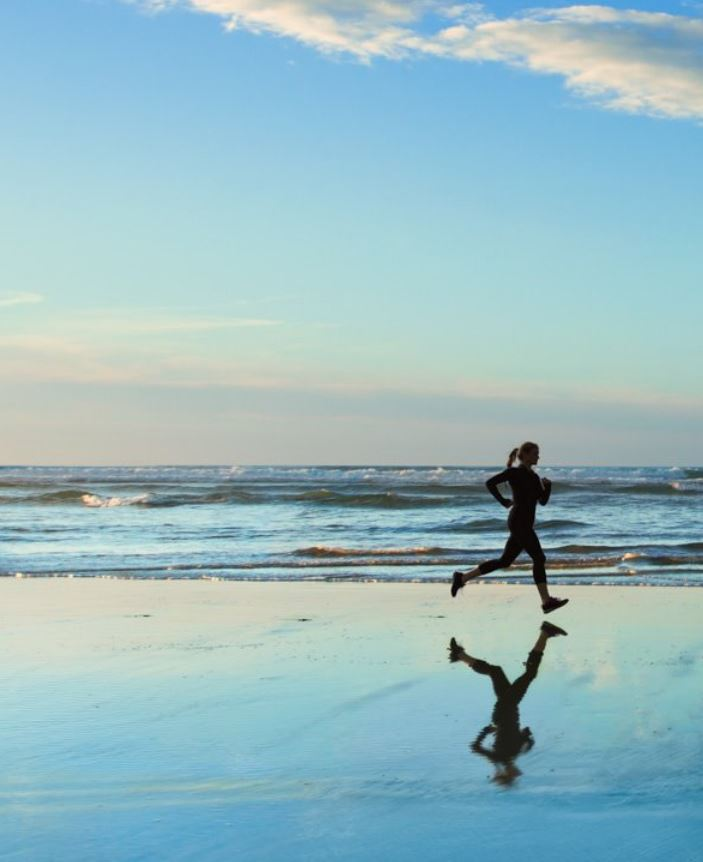
//> input picture OpenCV-C++/Code/10_Mask/picture.jpg, 703 x 862 px
$ ./Project_10   (built with g++ and OpenCV 4)
//> lines starting //> are read from the running program, lines starting //| are printed output that depends on the picture
#include<iostream>
#include<opencv2/opencv.hpp>
#include<opencv2/highgui/highgui.hpp>

using namespace std;
using namespace cv;

int main()
{
	Mat img = imread("picture.jpg");
//> img is the input picture: 862 rows x 703 cols, CV_8UC3; mean B, G, R 194.2, 186.9, 151.2
	if (img.empty())
	{
		cout << "Fail to open!" << endl;
		return -1;
	}

	//创建边框
	Mat mask = Mat::zeros(Size(img.cols, img.rows), CV_8UC3);
	Rect rect(100, 100, 300, 300);
	mask(rect) = Scalar(255, 255, 255);

	Mat res1;
	min(mask, img, res1);
	imshow("抠图结果", res1);
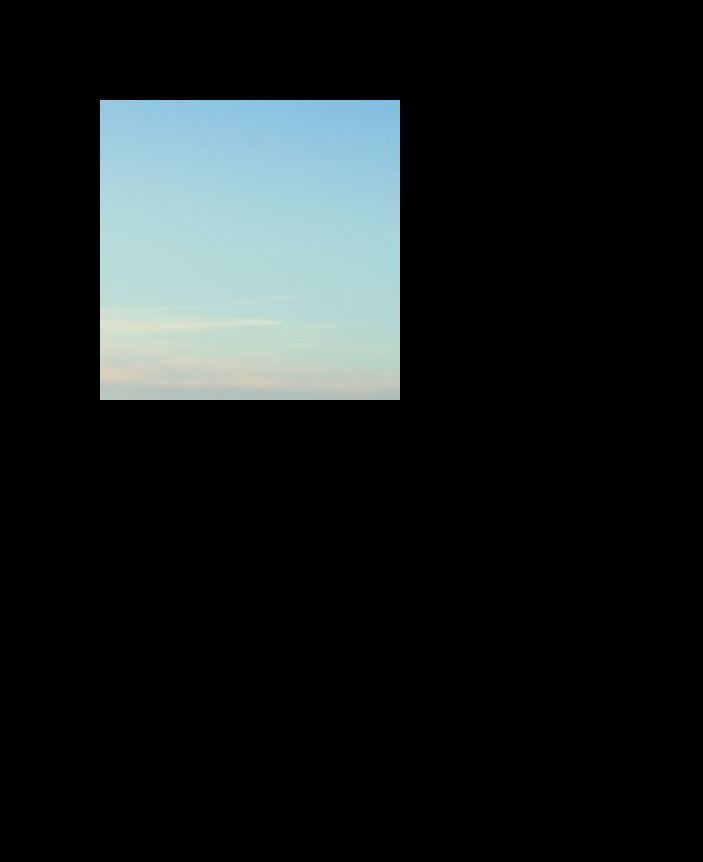
//> window '抠图结果': 862 rows x 703 cols, CV_8UC3; mean B, G, R 31.7, 31.2, 26

	//创建掩膜
	Mat rmask = Mat(img.rows, img.cols, CV_8UC3, Scalar(0, 0, 255));

	Mat res2;
	min(rmask, img, res2);
	imshow("掩膜结果", res2);
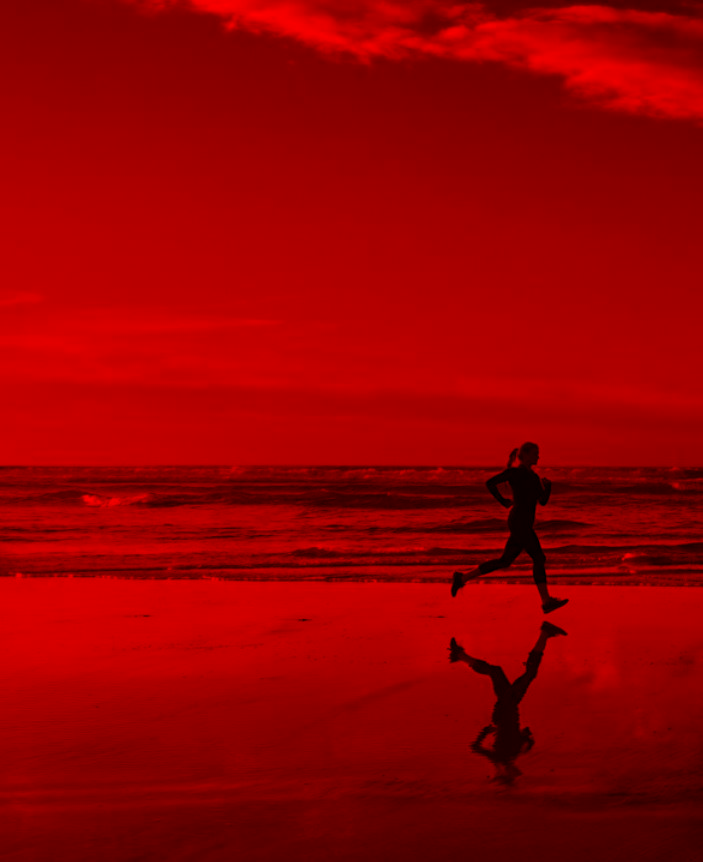
//> window '掩膜结果': 862 rows x 703 cols, CV_8UC3; mean B, G, R 0, 0, 151.2
	waitKey();
	return 0;

}
